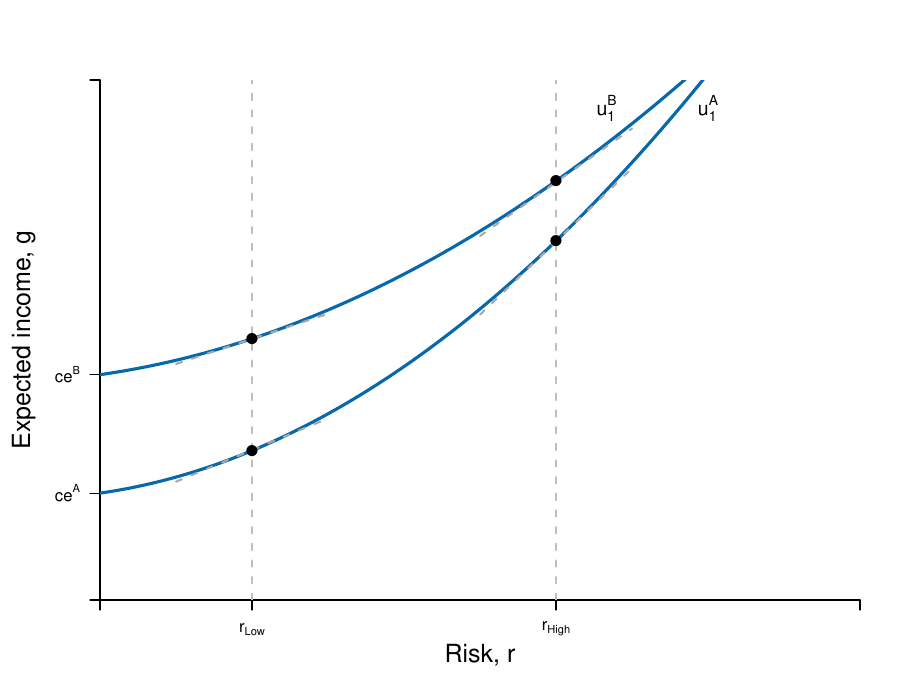

This figure's R source:
require(ggplot2)
require(shape)
pdf(file = "capitalism/risks_low_very.pdf", width = 9, height = 7)

#Set parameters for graphics
axislabelsize <- 1.5
labelsize <- 1.2
graphlinewidth <- 3
segmentlinewidth <- 2
a <- c(2, 4, 6)


COL <- c("#7fc97f", "#beaed4", "#fdc086", "#ffff99", "#386cb0", "#f0027f", "#bf5b17", "#666666")
COLA <- c("#e0f3db", "#99d8c9","#66c2a4","#41ae76", "#238b45", "#005824")
COLB <- c("#c6dbef", "#4eb3d3", "#2b8cbe", "#0868ac","#084081")
COLC <- c("#fcfbfd", "#efedf5", "#dadaeb", "#bcbddc", "#9e9ac8", "#807dba", "#6a51a3", "#54278f", "#3f007d")

par(mar =  c(5, 5, 4, 2))
xlims <- c(0, 15)
ylims <- c(0, 18)

riskreturn <- function(g, int1 = 14, int2 = 4, coeff = 1/3){
  int1 - (int2 - (coeff)*g)^2
}

uA <- function(omega, g, slope = 0.5){
  omega + omega*g  - slope*g^2
}

indiffA <- function(g, intercept = 3.7, slope1 = 0.25, slope2 = 0.08){
  intercept  + slope1*g + slope2*g^2
}

slopeA <- function(g, slope1 = 0.25, slope2 = 0.08){
  slope1 + 2*slope2*g
}
 
tangentline <- function(g, intercept = 1, slope = 2){
  intercept + slope*g
}
 
indiffA2 <- function(g, intercept = 7.8, slope1 = 0.25, slope2 = 0.055){
  intercept  + slope1*g + slope2*g^2
}

slopeA2 <- function(g, slope1 = 0.25, slope2 = 0.055){
  slope1 + 2*slope2*g
}

tangentline2 <- function(g, intercept = 1, slope = 2){
  intercept + slope*g
}

#Plot command 
plot(0, 0, xlim = xlims, ylim = ylims, 
     type = "n",
     xlab = expression(paste("")),
     ylab = expression(paste("")), 
     axes = FALSE,
     # xlab = expression(paste("Bob's Payoff, ", u^B)),
     # ylab = expression(paste("Alfredo's Payoff, ", u^A)),
     #xaxt = "n", 
     #yaxt = "n", 
     cex.lab = axislabelsize, 
     bty = "n", 
     xaxs="i", 
     yaxs="i"
)


#Customize ticks and labels for the plot
# ticksy <- seq(ylims[1], ylims[2], 3)
# ylabels <- seq(ylims[1], ylims[2], 3)
# ticksx <- seq(xlims[1], xlims[2], 5)
# xlabels <- seq(xlims[1], xlims[2], 5)
ticksx <- c(0, 3, 9, xlims[2])
xlabels <- c(NA, expression(paste(r[Low])), expression(paste(r[High])), NA)
ticksy <- c(0, 3.7, 7.8, ylims[2])
ylabels <- c(NA, expression(paste(ce^A)), expression(paste(ce^B)), NA)

axis(1, at = ticksx, pos = 0, labels = xlabels)
axis(2, at = ticksy, pos = 0, labels = ylabels, las = 1)

#Axis labels and draw linear utility function
mtext(expression(paste("Risk, ", r)), side = 1, line = 2.5, cex = axislabelsize)
text(-1.5, 0.5*ylims[2], expression(paste("Expected income, ", g)), xpd = TRUE, cex = axislabelsize, srt = 90) 


npts <- 500 
xx1 <- seq(xlims[1], xlims[2], length.out = npts)
xx2 <- seq(1.5, 4.5, length.out = npts)
xx3 <- seq(7.5, 10.5, length.out = npts)

#lines(xx1, riskreturn(xx1), col = COLA[4], lwd = graphlinewidth, lty = 1)
lines(xx1, indiffA2(xx1, intercept = 3.7, slope2 = 0.08), col = COLB[4], lwd = graphlinewidth, lty = 1)
lines(xx1, indiffA2(xx1, intercept = 7.8, slope2 = 0.055), col = COLB[4], lwd = graphlinewidth, lty = 1)


#lines(xx1, indiffA(xx1, intercept = 4.4), col = COLB[3], lwd = graphlinewidth, lty = 1)
lines(xx2, tangentline(xx2, intercept = 3, slope = slopeA(g = 3)), col = "darkgray", lwd = segmentlinewidth, lty = 2)
lines(xx3, tangentline(xx3, intercept = -2.8, slope = slopeA(g = 9)), col = "darkgray", lwd = segmentlinewidth, lty = 2)
#lines(xx1, indiffA2(xx1, intercept = 7.1), col = COLB[5], lwd = graphlinewidth, lty = 1)
lines(xx2, tangentline2(xx2, intercept = 7.3, slope = slopeA2(g = 3)), col = "darkgray", lwd = segmentlinewidth, lty = 2)
lines(xx3, tangentline(xx3, intercept = 3.3, slope = slopeA2(g = 9)), col = "darkgray", lwd = segmentlinewidth, lty = 2)

segments(3, 0, 3, ylims[2], lty = 2, col = "gray", lwd = segmentlinewidth)
segments(9, 0, 9, ylims[2], lty = 2, col = "gray", lwd = segmentlinewidth)

#Add points a, b, c and c
# segments(5.6, 0, 5.6, riskreturn(g = 5.6), lty = 2, col = "gray", lwd = segmentlinewidth)
# segments(0, riskreturn(g = 5.6), 5.6, riskreturn(g = 5.6), lty = 2, col = "gray", lwd = segmentlinewidth)
points(3, indiffA(g = 3), pch = 16, col = "black", cex = 1.5)
points(9, indiffA(g = 9), pch = 16, col = "black", cex = 1.5)

points(3, indiffA2(g = 3), pch = 16, col = "black", cex = 1.5)
points(9, indiffA2(g = 9), pch = 16, col = "black", cex = 1.5)

#text(5.6 + 0.25, riskreturn(g = 5.6) - 0.3, expression(A), cex = labelsize)


# segments(7.5, 0, 7.5, riskreturn(g = 7.5) , lty = 2, col = "gray", lwd = segmentlinewidth)
# segments(0, riskreturn(g = 7.5) , 7.5, riskreturn(g = 7.5) , lty = 2, col = "gray", lwd = segmentlinewidth)
# points(7.5, riskreturn(g = 7.5) , pch = 16, col = "black", cex = 1.5)
# text(7.5 + 0.25, riskreturn(g = 8) - 1, expression(B), cex = labelsize)

#Segment for next best wage offer
#segments(0, 5.75, xlims[2], 5.75, lty = 2, col = "gray", lwd = segmentlinewidth)





#Label risk return schedule
#text(14, riskreturn(g = 14) - 1, expression(paste(g(r) - bar(rho)*K) ), cex = labelsize)

#Label value functions
text(12, 17, expression(u[1]^A), cex = labelsize)
#text(10.1, 17, expression(u[2]^B), cex = labelsize)
text(10, 17, expression(u[1]^B), cex = labelsize)
#text(7.2, 17, expression(u[2]^A), cex = labelsize)


dev.off()

